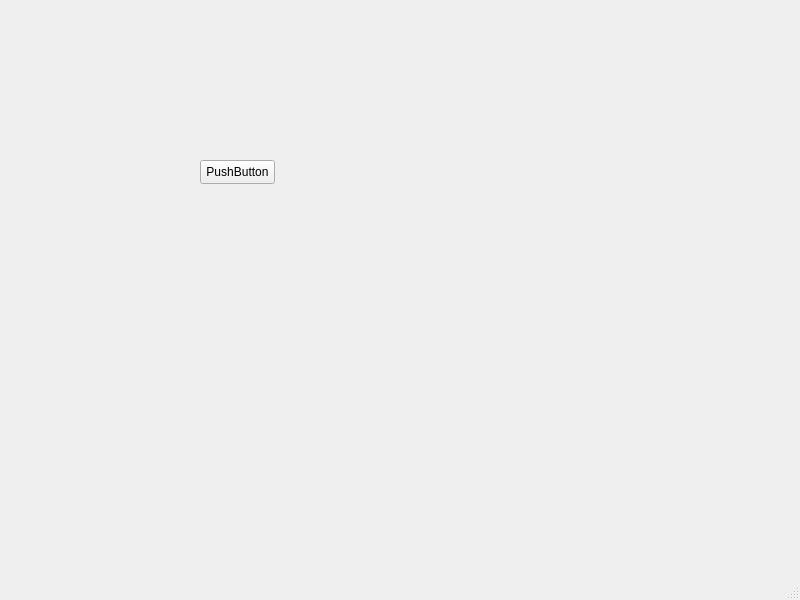
<?xml version="1.0" encoding="UTF-8"?>
<ui version="4.0">
 <class>MainWindow</class>
 <widget class="QMainWindow" name="MainWindow">
  <property name="geometry">
   <rect>
    <x>0</x>
    <y>0</y>
    <width>800</width>
    <height>600</height>
   </rect>
  </property>
  <property name="windowTitle">
   <string>MainWindow</string>
  </property>
  <widget class="QWidget" name="centralwidget">
   <widget class="QPushButton" name="pushButton">
    <property name="geometry">
     <rect>
      <x>200</x>
      <y>160</y>
      <width>75</width>
      <height>24</height>
     </rect>
    </property>
    <property name="text">
     <string>PushButton</string>
    </property>
   </widget>
  </widget>
  <widget class="QMenuBar" name="menubar">
   <property name="geometry">
    <rect>
     <x>0</x>
     <y>0</y>
     <width>800</width>
     <height>22</height>
    </rect>
   </property>
  </widget>
  <widget class="QStatusBar" name="statusbar"/>
 </widget>
 <resources/>
 <connections/>
</ui>
